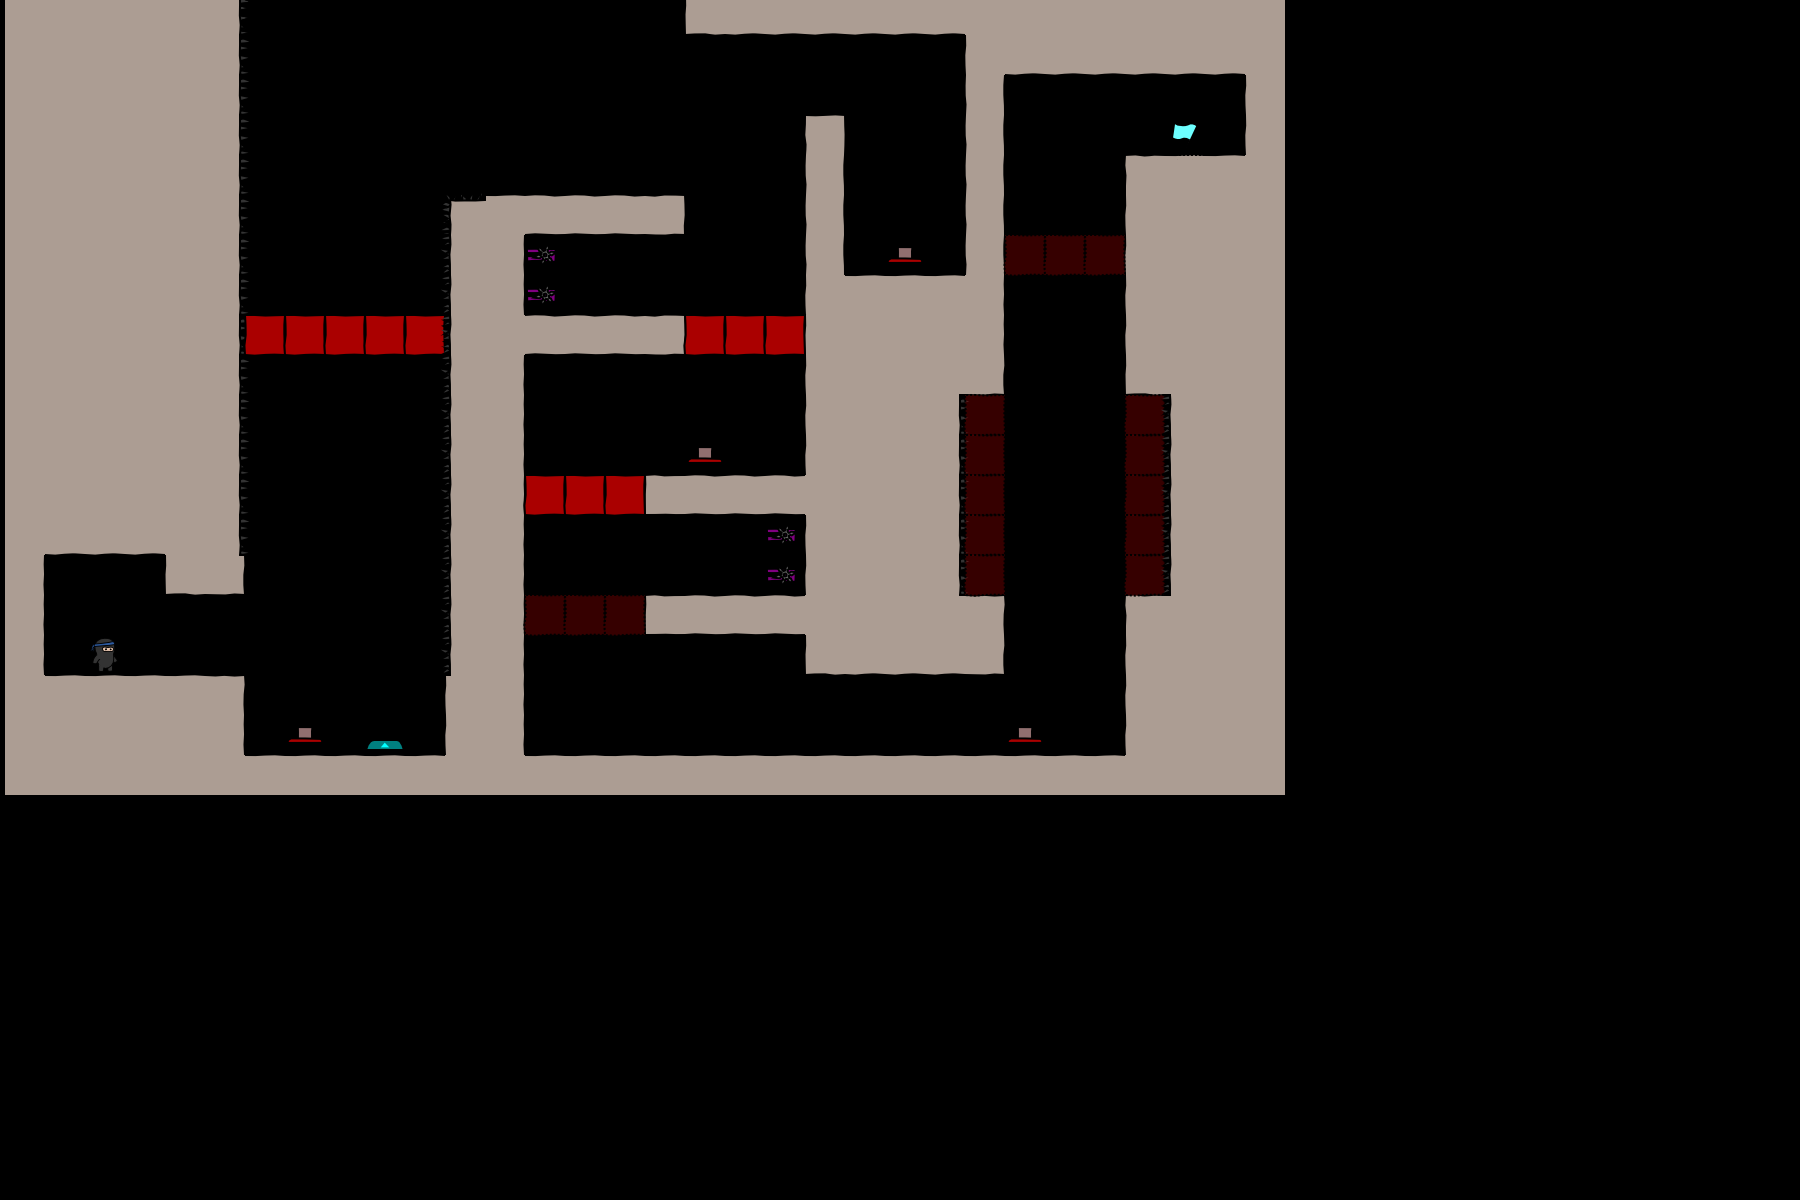

A level layout from a 2D game, rendered from its tile map. Below: a short description, then the map file with its tile-grid data intact:
An orthogonal 45x30 tile map with 40x40 px tiles, 3 tile layers (bg, objects, fg), 2 tilesets.

<map version="1.0" orientation="orthogonal" width="45" height="30" tilewidth="40" tileheight="40">
 <tileset firstgid="1" name="world1" tilewidth="50" tileheight="50">
  <image source="world1.png" width="400" height="400" />
 </tileset>
 <tileset firstgid="65" name="objectpalette" tilewidth="50" tileheight="50">
  <image source="objectpalette.png" width="400" height="400" />
 </tileset>
 <layer name="bg" width="32" height="20">
  <data encoding="csv">  18,18,18,18,18,0,0,0,0,0,0,0,0,0,0,0,0,25,26,26,26,26,26,26,18,18,18,18,18,18,18,18,
  18,18,18,18,18,0,0,0,0,0,0,0,0,0,0,0,0,0,0,0,0,0,0,0,17,26,26,26,26,26,26,18,
  18,18,18,18,0,0,0,0,0,0,0,0,0,0,0,0,0,0,0,0,0,0,0,0,20,0,0,0,0,0,0,17,
  18,18,18,18,0,0,0,0,0,0,0,0,0,0,0,0,0,0,0,0,12,0,0,0,20,0,0,0,0,0,0,17,
  18,18,18,18,0,0,0,0,0,0,0,0,0,0,0,0,0,0,0,0,20,0,0,0,20,0,0,0,9,10,10,18,
  18,18,18,18,0,0,0,0,0,0,0,0,10,2,2,2,3,0,0,0,20,0,0,0,20,0,0,0,17,18,18,18,
  18,18,18,18,0,0,0,0,0,0,0,0,19,0,0,0,0,0,0,0,20,0,0,0,20,0,0,0,17,18,18,18,
  18,18,18,18,0,0,0,0,0,0,0,0,19,0,0,0,0,0,0,0,17,10,10,10,19,0,0,0,17,18,18,18,
  18,18,18,18,18,0,0,0,0,0,0,0,18,2,2,2,3,0,0,0,17,18,18,18,19,0,0,0,17,18,18,18,
  18,18,18,18,18,0,0,0,0,0,0,0,19,0,0,0,0,0,0,0,17,18,18,18,27,0,0,0,25,18,18,18,
  18,18,18,18,18,0,0,0,0,0,0,0,19,0,0,0,0,0,0,0,17,18,18,0,0,0,0,0,0,0,18,18,
  18,18,18,18,18,0,0,0,0,0,0,0,19,0,0,0,0,0,0,0,17,18,18,0,0,0,0,0,0,0,18,18,
  18,18,18,18,18,0,0,0,0,0,0,0,19,0,0,0,1,2,2,2,18,18,18,0,0,0,0,0,0,0,18,18,
  18,26,26,26,18,0,0,0,0,0,0,0,19,0,0,0,0,0,0,0,17,18,18,0,0,0,0,0,0,0,18,18,
  19,0,0,0,25,27,0,0,0,0,0,0,19,0,0,0,0,0,0,0,17,18,18,0,0,0,0,0,0,0,18,18,
  19,0,0,0,0,0,0,0,0,0,0,0,19,0,0,0,1,2,2,2,18,18,18,18,11,0,0,0,9,18,18,18,
  19,0,0,0,0,0,0,0,0,0,0,0,19,0,0,0,0,0,0,0,25,26,26,26,27,0,0,0,17,18,18,18,
  18,10,10,10,10,11,0,0,0,0,0,17,19,0,0,0,0,0,0,0,0,0,0,0,0,0,0,0,17,18,18,18,
  18,18,18,18,18,19,0,0,0,0,0,17,19,0,0,0,0,0,0,0,0,0,0,0,0,0,0,0,17,18,18,18,
  18,18,18,18,18,18,10,10,10,10,10,18,18,10,10,10,10,10,10,10,10,10,10,10,10,10,10,10,18,18,18,18
</data>
 </layer>
 <layer name="objects" width="32" height="20">
  <data encoding="csv">
  0,0,0,0,0,115,0,0,0,0,0,0,0,0,0,0,0,0,0,0,0,0,0,0,0,0,0,0,0,0,0,0,
  0,0,0,0,0,115,0,0,0,0,0,0,0,0,0,0,0,0,0,0,0,0,0,0,0,0,0,0,0,0,0,0,
  0,0,0,0,114,115,0,0,0,0,0,0,0,0,0,0,0,0,0,0,0,0,0,0,0,0,0,0,0,0,0,0,
  0,0,0,0,114,115,0,0,0,0,0,0,0,0,0,0,0,0,0,0,0,0,0,0,0,0,0,0,0,66,0,0,
  0,0,0,0,114,115,0,0,0,0,0,0,0,0,0,0,0,0,0,0,0,0,0,0,0,0,0,0,0,0,0,0,
  0,0,0,0,114,115,0,0,0,0,0,105,0,0,0,0,0,0,0,0,0,0,0,0,0,0,0,0,0,0,0,0,
  0,0,0,0,114,115,0,0,0,0,0,113,0,76,0,0,0,0,0,0,0,0,81,0,0,82,82,82,0,0,0,0,
  0,0,0,0,114,115,0,0,0,0,0,113,0,76,0,0,0,0,0,0,0,0,0,0,0,0,0,0,0,0,0,0,
  0,0,0,0,0,115,83,83,83,83,83,113,0,0,0,0,0,83,83,83,0,0,0,0,0,0,0,0,0,0,0,0,
  0,0,0,0,0,115,0,0,0,0,0,113,0,0,0,0,0,0,0,0,0,0,0,0,0,0,0,0,0,0,0,0,
  0,0,0,0,0,115,0,0,0,0,0,113,0,0,0,0,0,0,0,0,0,0,0,115,82,0,0,0,82,113,0,0,
  0,0,0,0,0,115,0,0,0,0,0,113,0,0,0,0,0,81,0,0,0,0,0,115,82,0,0,0,82,113,0,0,
  0,0,0,0,0,115,0,0,0,0,0,113,0,83,83,83,0,0,0,0,0,0,0,115,82,0,0,0,82,113,0,0,
  0,0,0,0,0,115,0,0,0,0,0,113,0,0,0,0,0,0,0,76,0,0,0,115,82,0,0,0,82,113,0,0,
  0,0,0,0,0,0,0,0,0,0,0,113,0,0,0,0,0,0,0,76,0,0,0,115,82,0,0,0,82,113,0,0,
  0,0,0,0,0,0,0,0,0,0,0,113,0,82,82,82,0,0,0,0,0,0,0,0,0,0,0,0,0,0,0,0,
  0,0,65,0,0,0,0,0,0,0,0,113,0,0,0,0,0,0,0,0,0,0,0,0,0,0,0,0,0,0,0,0,
  0,0,0,0,0,0,0,0,0,0,0,0,0,0,0,0,0,0,0,0,0,0,0,0,0,0,0,0,0,0,0,0,
  0,0,0,0,0,0,0,81,0,71,0,0,0,0,0,0,0,0,0,0,0,0,0,0,0,81,0,0,0,0,0,0,
  0,0,0,0,0,0,0,0,0,0,0,0,0,0,0,0,0,0,0,0,0,0,0,0,0,0,0,0,0,0,0,0
</data>
 </layer>
 <layer name="fg" width="32" height="20">
  <data encoding="csv">
  0,0,0,0,0,0,0,0,0,0,0,0,0,0,0,0,0,0,0,0,0,0,0,0,0,0,0,0,0,0,0,0,
  0,0,0,0,0,0,0,0,0,0,0,0,0,0,0,0,0,0,0,0,0,0,0,0,0,0,0,0,0,0,0,0,
  0,0,0,0,0,0,0,0,0,0,0,0,0,0,0,0,0,0,0,0,0,0,0,0,0,0,0,0,0,0,0,0,
  0,0,0,0,0,0,0,0,0,0,0,0,0,0,0,0,0,0,0,0,0,0,0,0,0,0,0,0,0,0,0,0,
  0,0,0,0,0,0,0,0,0,0,0,0,0,0,0,0,0,0,0,0,0,0,0,0,0,0,0,0,0,0,0,0,
  0,0,0,0,0,0,0,0,0,0,0,0,0,0,0,0,0,0,0,0,0,0,0,0,0,0,0,0,0,0,0,0,
  0,0,0,0,0,0,0,0,0,0,0,0,0,0,0,0,0,0,0,0,0,0,0,0,0,0,0,0,0,0,0,0,
  0,0,0,0,0,0,0,0,0,0,0,0,0,0,0,0,0,0,0,0,0,0,0,0,0,0,0,0,0,0,0,0,
  0,0,0,0,0,0,0,0,0,0,0,0,0,0,0,0,0,0,0,0,0,0,0,0,0,0,0,0,0,0,0,0,
  0,0,0,0,0,0,0,0,0,0,0,0,0,0,0,0,0,0,0,0,0,0,0,0,0,0,0,0,0,0,0,0,
  0,0,0,0,0,0,0,0,0,0,0,0,0,0,0,0,0,0,0,0,0,0,0,0,0,0,0,0,0,0,0,0,
  0,0,0,0,0,0,0,0,0,0,0,0,0,0,0,0,0,0,0,0,0,0,0,0,0,0,0,0,0,0,0,0,
  0,0,0,0,0,0,0,0,0,0,0,0,0,0,0,0,0,0,0,0,0,0,0,0,0,0,0,0,0,0,0,0,
  0,0,0,0,0,0,0,0,0,0,0,0,0,0,0,0,0,0,0,0,0,0,0,0,0,0,0,0,0,0,0,0,
  0,0,0,0,0,0,0,0,0,0,0,0,0,0,0,0,0,0,0,0,0,0,0,0,0,0,0,0,0,0,0,0,
  0,0,0,0,0,0,0,0,0,0,0,0,0,0,0,0,0,0,0,0,0,0,0,0,0,0,0,0,0,0,0,0,
  0,0,0,0,0,0,0,0,0,0,0,0,0,0,0,0,0,0,0,0,0,0,0,0,0,0,0,0,0,0,0,0,
  0,0,0,0,0,0,0,0,0,0,0,0,0,0,0,0,0,0,0,0,0,0,0,0,0,0,0,0,0,0,0,0,
  0,0,0,0,0,0,0,0,0,0,0,0,0,0,0,0,0,0,0,0,0,0,0,0,0,0,0,0,0,0,0,0,
  0,0,0,0,0,0,0,0,0,0,0,0,0,0,0,0,0,0,0,0,0,0,0,0,0,0,0,0,0,0,0,0
</data>
 </layer>
</map>
